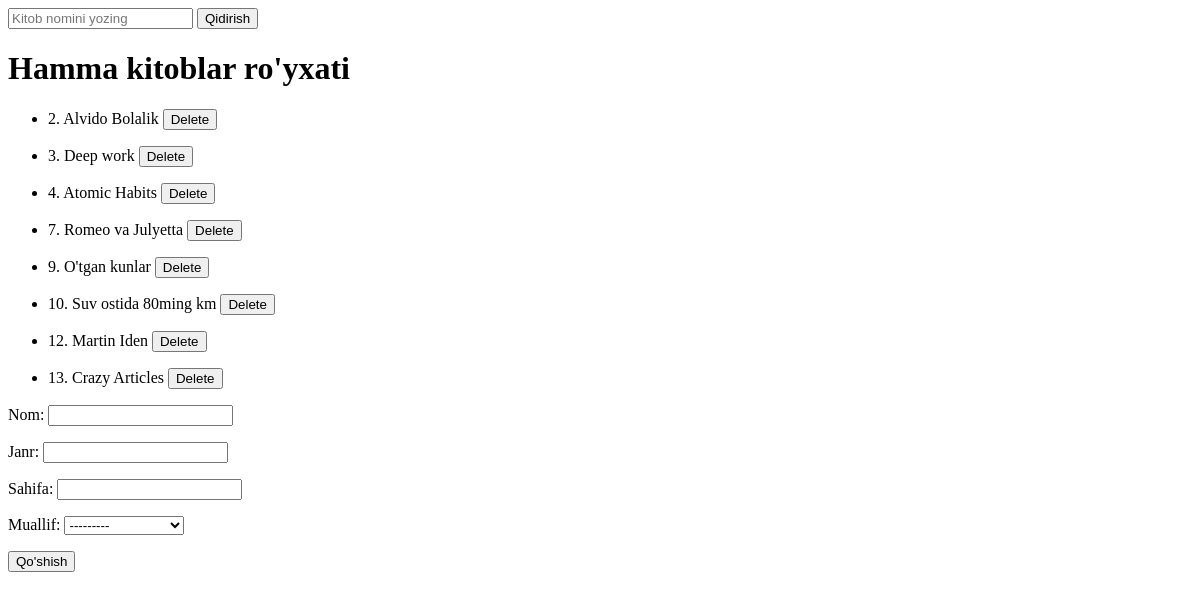
The page /books/ on the database as committed earlier.
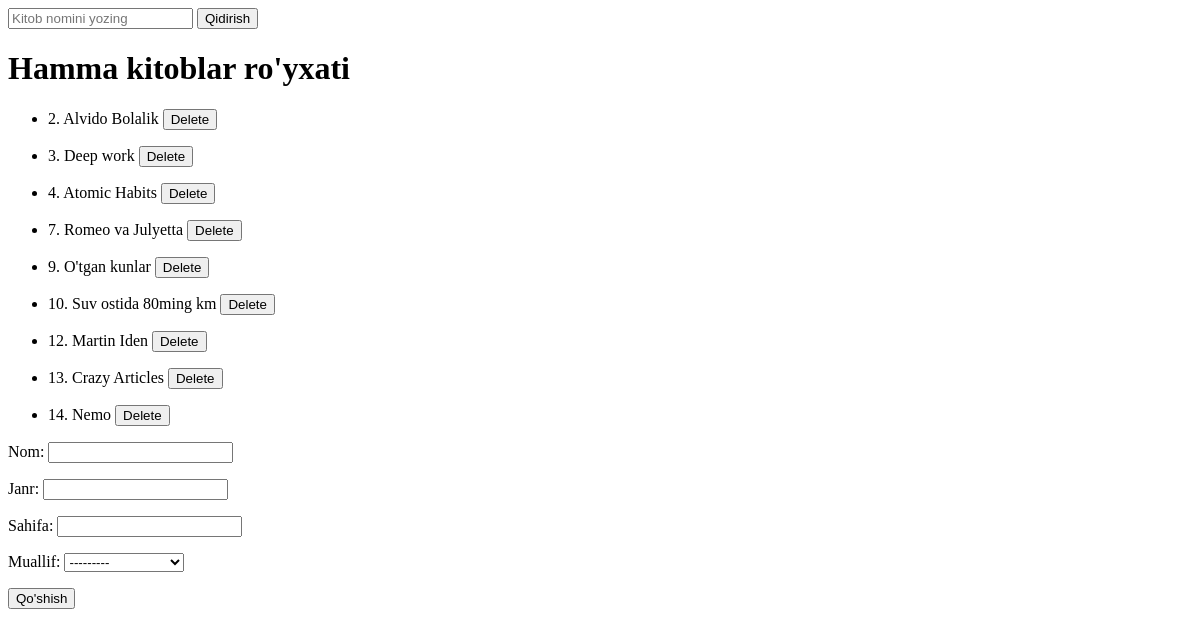
The same page on the database as committed later.
### Asosiy/models.py (models this page shows, shortened)
class Kitob(models.Model):
    nom=models.CharField(max_length=20)
    janr=models.CharField(max_length=20)
    sahifa=models.PositiveIntegerField()
    muallif=models.ForeignKey(Muallif, on_delete=models.CASCADE)

### Asosiy/views.py (the view)
# urls.py: path('books/', all_books),
def all_books(request):
    if request.method == "POST":
        d=KitobForm(request.POST)
        if d.is_valid():
            d.save()
        return redirect("/books/")
    data = {
        "mualliflar": Muallif.objects.all(),
        "books": Kitob.objects.all(),
        "form": KitobForm()
    }
    return render(request, 'kitoblar.html', data)

### Asosiy/forms.py
class KitobForm(forms.ModelForm):
    class Meta:
        model=Kitob
        fields= '__all__'

### Asosiy/models.py (called while the page is built)
    def __str__(self):
        return self.ism

### templates/kitoblar.html (shortened to what this page needs)
<!DOCTYPE html>
<html lang="en">
<head>
</head>
<body>
    <form>
        <input name="nomi" type="text" placeholder="Kitob nomini yozing">
        <button>Qidirish</button>
    </form>
    <h1>Hamma kitoblar ro'yxati</h1>
    {%for book in books %}
    <ul>
        <li>
            {{book.id}}. {{book.nom}}  <a href="/kitob_ochirish/{{book.id}}/"><button>Delete</button></a>
        </li>
    </ul>
    {%endfor%}
    <form method="post">{%csrf_token%}
        {{form.as_p}}
        <button>Qo'shish</button>
    </form>
</body>
</html>

Rows that differ between the two databases and show on the page:
added Kitob: id "14", nom "Nemo"
